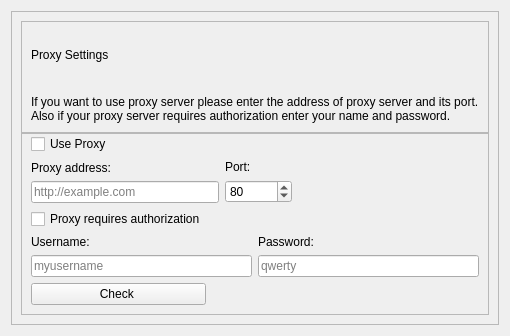
<?xml version="1.0" encoding="UTF-8"?>
<ui version="4.0">
 <class>ProxySettings</class>
 <widget class="QWidget" name="ProxySettings">
  <property name="geometry">
   <rect>
    <x>0</x>
    <y>0</y>
    <width>484</width>
    <height>336</height>
   </rect>
  </property>
  <property name="windowTitle">
   <string>Proxy Settings</string>
  </property>
  <layout class="QVBoxLayout" name="verticalLayout_6">
   <item>
    <widget class="QFrame" name="mainSettingsFrame">
     <property name="frameShape">
      <enum>QFrame::StyledPanel</enum>
     </property>
     <property name="frameShadow">
      <enum>QFrame::Raised</enum>
     </property>
     <layout class="QVBoxLayout" name="verticalLayout_5">
      <property name="spacing">
       <number>0</number>
      </property>
      <item>
       <widget class="QFrame" name="headerFrame">
        <property name="minimumSize">
         <size>
          <width>0</width>
          <height>0</height>
         </size>
        </property>
        <property name="maximumSize">
         <size>
          <width>16777215</width>
          <height>16777215</height>
         </size>
        </property>
        <property name="frameShape">
         <enum>QFrame::StyledPanel</enum>
        </property>
        <property name="frameShadow">
         <enum>QFrame::Raised</enum>
        </property>
        <layout class="QVBoxLayout" name="verticalLayout_7">
         <property name="bottomMargin">
          <number>0</number>
         </property>
         <item>
          <widget class="QLabel" name="headerName">
           <property name="text">
            <string>Proxy Settings</string>
           </property>
          </widget>
         </item>
         <item>
          <widget class="QLabel" name="text">
           <property name="text">
            <string>If you want to use proxy server please enter the address of proxy server and its port.
Also if your proxy server requires authorization enter your name and password.</string>
           </property>
          </widget>
         </item>
        </layout>
       </widget>
      </item>
      <item>
       <widget class="QFrame" name="settingsFrame">
        <property name="frameShape">
         <enum>QFrame::StyledPanel</enum>
        </property>
        <property name="frameShadow">
         <enum>QFrame::Raised</enum>
        </property>
        <layout class="QGridLayout" name="gridLayout">
         <property name="topMargin">
          <number>0</number>
         </property>
         <item row="4" column="0">
          <widget class="QPushButton" name="pushButton">
           <property name="text">
            <string>Check </string>
           </property>
          </widget>
         </item>
         <item row="2" column="0">
          <widget class="QCheckBox" name="proxyNeedAuthorizationCheckBox">
           <property name="text">
            <string>Proxy requires authorization</string>
           </property>
           <property name="controlKey" stdset="0">
            <string notr="true">proxyNeedAuthorization</string>
           </property>
          </widget>
         </item>
         <item row="0" column="0">
          <widget class="QCheckBox" name="useProxyCheckBox">
           <property name="text">
            <string>Use Proxy</string>
           </property>
           <property name="controlKey" stdset="0">
            <string notr="true">useProxy</string>
           </property>
          </widget>
         </item>
         <item row="4" column="1">
          <spacer name="horizontalSpacer_2">
           <property name="orientation">
            <enum>Qt::Horizontal</enum>
           </property>
           <property name="sizeHint" stdset="0">
            <size>
             <width>40</width>
             <height>20</height>
            </size>
           </property>
          </spacer>
         </item>
         <item row="3" column="0" colspan="2">
          <layout class="QHBoxLayout" name="horizontalLayout_2">
           <item>
            <layout class="QVBoxLayout" name="verticalLayout_3">
             <item>
              <widget class="QLabel" name="label_3">
               <property name="text">
                <string>Username:</string>
               </property>
              </widget>
             </item>
             <item>
              <widget class="QLineEdit" name="usernameLineEdit">
               <property name="placeholderText">
                <string notr="true">myusername</string>
               </property>
               <property name="controlKey" stdset="0">
                <string notr="true">proxyUsername</string>
               </property>
              </widget>
             </item>
            </layout>
           </item>
           <item>
            <layout class="QVBoxLayout" name="verticalLayout_4">
             <item>
              <widget class="QLabel" name="label_4">
               <property name="text">
                <string>Password:</string>
               </property>
              </widget>
             </item>
             <item>
              <widget class="QLineEdit" name="passwordLineEdit">
               <property name="placeholderText">
                <string notr="true">qwerty</string>
               </property>
               <property name="controlKey" stdset="0">
                <string notr="true">proxyPassword</string>
               </property>
              </widget>
             </item>
            </layout>
           </item>
          </layout>
         </item>
         <item row="1" column="0" colspan="2">
          <layout class="QHBoxLayout" name="horizontalLayout">
           <item>
            <layout class="QVBoxLayout" name="verticalLayout">
             <item>
              <widget class="QLabel" name="label">
               <property name="text">
                <string>Proxy address:</string>
               </property>
              </widget>
             </item>
             <item>
              <widget class="QLineEdit" name="proxyAddressLineEdit">
               <property name="placeholderText">
                <string notr="true">http://example.com</string>
               </property>
               <property name="controlKey" stdset="0">
                <string notr="true">proxyAddress</string>
               </property>
              </widget>
             </item>
            </layout>
           </item>
           <item>
            <layout class="QVBoxLayout" name="verticalLayout_2">
             <item>
              <widget class="QLabel" name="label_2">
               <property name="text">
                <string>Port:</string>
               </property>
              </widget>
             </item>
             <item>
              <widget class="QSpinBox" name="portSpinBox">
               <property name="maximum">
                <number>999999999</number>
               </property>
               <property name="value">
                <number>80</number>
               </property>
               <property name="controlKey" stdset="0">
                <string notr="true">proxyPort</string>
               </property>
              </widget>
             </item>
            </layout>
           </item>
           <item>
            <spacer name="horizontalSpacer">
             <property name="orientation">
              <enum>Qt::Horizontal</enum>
             </property>
             <property name="sizeHint" stdset="0">
              <size>
               <width>40</width>
               <height>20</height>
              </size>
             </property>
            </spacer>
           </item>
          </layout>
         </item>
        </layout>
       </widget>
      </item>
     </layout>
    </widget>
   </item>
  </layout>
 </widget>
 <resources/>
 <connections/>
</ui>
